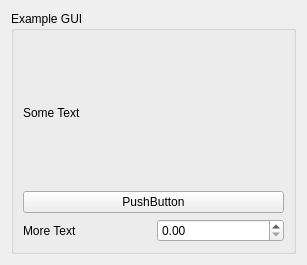
<?xml version="1.0" encoding="UTF-8"?>
<ui version="4.0">
 <class>ExampleGUI</class>
 <widget class="QWidget" name="ExampleGUI">
  <property name="geometry">
   <rect>
    <x>0</x>
    <y>0</y>
    <width>307</width>
    <height>265</height>
   </rect>
  </property>
  <property name="windowTitle">
   <string>Form</string>
  </property>
  <layout class="QVBoxLayout" name="verticalLayout">
   <item>
    <widget class="QGroupBox" name="groupBox">
     <property name="title">
      <string>Example GUI</string>
     </property>
     <layout class="QVBoxLayout" name="verticalLayout_2">
      <item>
       <widget class="QLabel" name="example_label">
        <property name="text">
         <string>Some Text</string>
        </property>
       </widget>
      </item>
      <item>
       <widget class="QPushButton" name="example_button">
        <property name="text">
         <string>PushButton</string>
        </property>
       </widget>
      </item>
      <item>
       <layout class="QHBoxLayout" name="horizontalLayout">
        <item>
         <widget class="QLabel" name="example_spin_box_label">
          <property name="text">
           <string>More Text</string>
          </property>
         </widget>
        </item>
        <item>
         <widget class="QDoubleSpinBox" name="example_double_spin_box"/>
        </item>
       </layout>
      </item>
     </layout>
    </widget>
   </item>
  </layout>
 </widget>
 <resources/>
 <connections/>
</ui>
